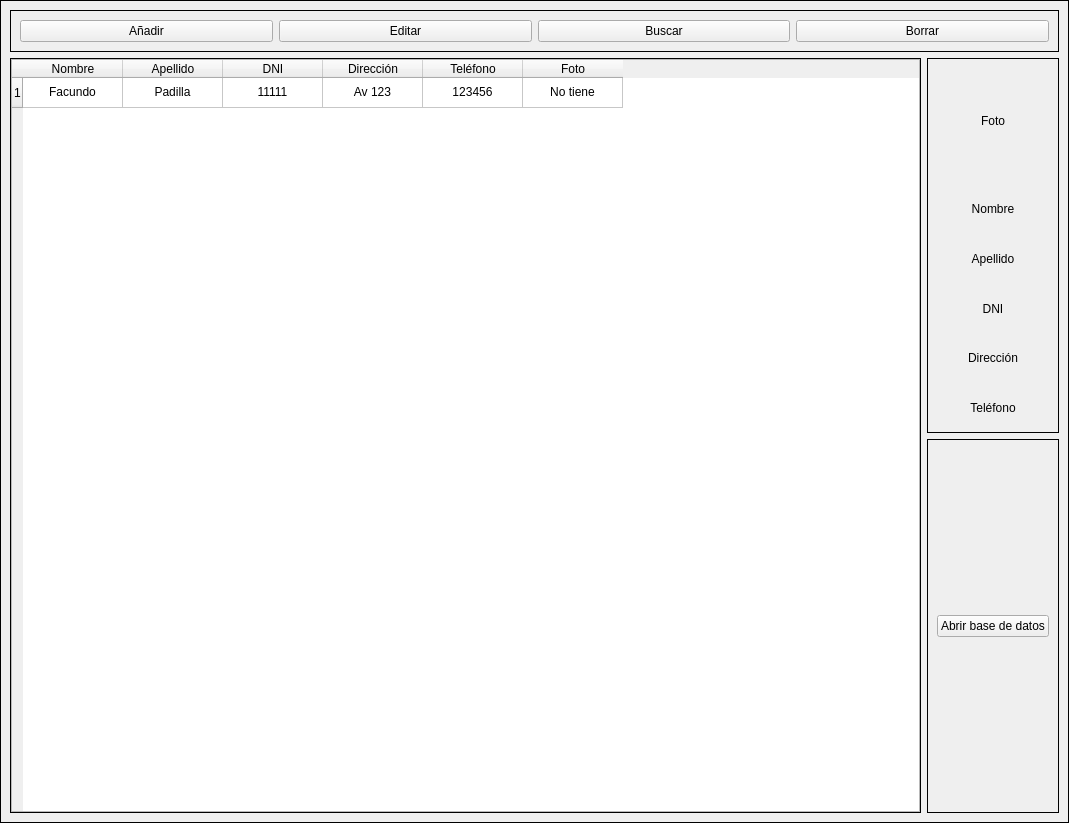
<?xml version="1.0" encoding="UTF-8"?>
<ui version="4.0">
 <class>MainWindow</class>
 <widget class="QMainWindow" name="MainWindow">
  <property name="geometry">
   <rect>
    <x>0</x>
    <y>0</y>
    <width>1069</width>
    <height>823</height>
   </rect>
  </property>
  <property name="windowTitle">
   <string>Editor de personas</string>
  </property>
  <widget class="QWidget" name="centralwidget">
   <layout class="QGridLayout" name="gridLayout">
    <property name="leftMargin">
     <number>0</number>
    </property>
    <property name="topMargin">
     <number>0</number>
    </property>
    <property name="rightMargin">
     <number>0</number>
    </property>
    <property name="bottomMargin">
     <number>0</number>
    </property>
    <item row="0" column="0">
     <widget class="QFrame" name="frame">
      <property name="frameShape">
       <enum>QFrame::Box</enum>
      </property>
      <property name="frameShadow">
       <enum>QFrame::Plain</enum>
      </property>
      <layout class="QGridLayout" name="gridLayout_4">
       <item row="0" column="0" colspan="2">
        <widget class="QFrame" name="frame_2">
         <property name="sizePolicy">
          <sizepolicy hsizetype="Preferred" vsizetype="Maximum">
           <horstretch>0</horstretch>
           <verstretch>0</verstretch>
          </sizepolicy>
         </property>
         <property name="frameShape">
          <enum>QFrame::Box</enum>
         </property>
         <property name="frameShadow">
          <enum>QFrame::Plain</enum>
         </property>
         <layout class="QHBoxLayout" name="horizontalLayout">
          <item>
           <widget class="QPushButton" name="btnAdd">
            <property name="text">
             <string>Añadir</string>
            </property>
           </widget>
          </item>
          <item>
           <widget class="QPushButton" name="btnEditar_2">
            <property name="text">
             <string>Editar</string>
            </property>
           </widget>
          </item>
          <item>
           <widget class="QPushButton" name="btnBuscar">
            <property name="text">
             <string>Buscar</string>
            </property>
           </widget>
          </item>
          <item>
           <widget class="QPushButton" name="btnBorrar">
            <property name="text">
             <string>Borrar</string>
            </property>
           </widget>
          </item>
         </layout>
        </widget>
       </item>
       <item row="1" column="0" rowspan="2">
        <widget class="QFrame" name="frame_3">
         <property name="frameShape">
          <enum>QFrame::Box</enum>
         </property>
         <property name="frameShadow">
          <enum>QFrame::Plain</enum>
         </property>
         <layout class="QGridLayout" name="gridLayout_2">
          <property name="leftMargin">
           <number>0</number>
          </property>
          <property name="topMargin">
           <number>0</number>
          </property>
          <property name="rightMargin">
           <number>0</number>
          </property>
          <property name="bottomMargin">
           <number>0</number>
          </property>
          <property name="spacing">
           <number>0</number>
          </property>
          <item row="0" column="0">
           <widget class="QTableWidget" name="tabla">
            <property name="sizeAdjustPolicy">
             <enum>QAbstractScrollArea::AdjustIgnored</enum>
            </property>
            <property name="sortingEnabled">
             <bool>false</bool>
            </property>
            <attribute name="horizontalHeaderCascadingSectionResizes">
             <bool>false</bool>
            </attribute>
            <row>
             <property name="text">
              <string>1</string>
             </property>
            </row>
            <column>
             <property name="text">
              <string>Nombre</string>
             </property>
             <property name="textAlignment">
              <set>AlignCenter</set>
             </property>
            </column>
            <column>
             <property name="text">
              <string>Apellido</string>
             </property>
             <property name="textAlignment">
              <set>AlignCenter</set>
             </property>
            </column>
            <column>
             <property name="text">
              <string>DNI</string>
             </property>
            </column>
            <column>
             <property name="text">
              <string>Dirección</string>
             </property>
             <property name="textAlignment">
              <set>AlignCenter</set>
             </property>
            </column>
            <column>
             <property name="text">
              <string>Teléfono</string>
             </property>
             <property name="textAlignment">
              <set>AlignCenter</set>
             </property>
            </column>
            <column>
             <property name="text">
              <string>Foto</string>
             </property>
             <property name="textAlignment">
              <set>AlignCenter</set>
             </property>
            </column>
            <item row="0" column="0">
             <property name="text">
              <string>Facundo</string>
             </property>
             <property name="textAlignment">
              <set>AlignCenter</set>
             </property>
            </item>
            <item row="0" column="1">
             <property name="text">
              <string>Padilla</string>
             </property>
             <property name="textAlignment">
              <set>AlignCenter</set>
             </property>
            </item>
            <item row="0" column="2">
             <property name="text">
              <string>11111</string>
             </property>
             <property name="textAlignment">
              <set>AlignCenter</set>
             </property>
            </item>
            <item row="0" column="3">
             <property name="text">
              <string>Av 123</string>
             </property>
             <property name="textAlignment">
              <set>AlignCenter</set>
             </property>
            </item>
            <item row="0" column="4">
             <property name="text">
              <string>123456</string>
             </property>
             <property name="textAlignment">
              <set>AlignCenter</set>
             </property>
            </item>
            <item row="0" column="5">
             <property name="text">
              <string>No tiene</string>
             </property>
             <property name="textAlignment">
              <set>AlignCenter</set>
             </property>
            </item>
           </widget>
          </item>
         </layout>
        </widget>
       </item>
       <item row="1" column="1">
        <widget class="QFrame" name="frame_5">
         <property name="frameShape">
          <enum>QFrame::Box</enum>
         </property>
         <property name="frameShadow">
          <enum>QFrame::Plain</enum>
         </property>
         <layout class="QGridLayout" name="gridLayout_3">
          <property name="sizeConstraint">
           <enum>QLayout::SetDefaultConstraint</enum>
          </property>
          <property name="leftMargin">
           <number>2</number>
          </property>
          <property name="topMargin">
           <number>2</number>
          </property>
          <property name="rightMargin">
           <number>2</number>
          </property>
          <property name="bottomMargin">
           <number>2</number>
          </property>
          <item row="1" column="0">
           <widget class="QLabel" name="lblNombre">
            <property name="text">
             <string>Nombre</string>
            </property>
            <property name="alignment">
             <set>Qt::AlignCenter</set>
            </property>
           </widget>
          </item>
          <item row="3" column="0">
           <widget class="QLabel" name="lblDni">
            <property name="text">
             <string>DNI</string>
            </property>
            <property name="alignment">
             <set>Qt::AlignCenter</set>
            </property>
           </widget>
          </item>
          <item row="2" column="0">
           <widget class="QLabel" name="lblApellido">
            <property name="text">
             <string>Apellido</string>
            </property>
            <property name="alignment">
             <set>Qt::AlignCenter</set>
            </property>
           </widget>
          </item>
          <item row="4" column="0">
           <widget class="QLabel" name="lblDireccion">
            <property name="text">
             <string>Dirección</string>
            </property>
            <property name="alignment">
             <set>Qt::AlignCenter</set>
            </property>
           </widget>
          </item>
          <item row="5" column="0">
           <widget class="QLabel" name="lblTel">
            <property name="text">
             <string>Teléfono</string>
            </property>
            <property name="alignment">
             <set>Qt::AlignCenter</set>
            </property>
           </widget>
          </item>
          <item row="0" column="0">
           <widget class="QLabel" name="lblFoto">
            <property name="minimumSize">
             <size>
              <width>120</width>
              <height>120</height>
             </size>
            </property>
            <property name="maximumSize">
             <size>
              <width>120</width>
              <height>120</height>
             </size>
            </property>
            <property name="text">
             <string>Foto</string>
            </property>
            <property name="alignment">
             <set>Qt::AlignCenter</set>
            </property>
           </widget>
          </item>
         </layout>
        </widget>
       </item>
       <item row="2" column="1">
        <widget class="QFrame" name="frame_4">
         <property name="frameShape">
          <enum>QFrame::Box</enum>
         </property>
         <property name="frameShadow">
          <enum>QFrame::Plain</enum>
         </property>
         <layout class="QVBoxLayout" name="verticalLayout">
          <item>
           <widget class="QPushButton" name="btnAbrir">
            <property name="text">
             <string>Abrir base de datos</string>
            </property>
           </widget>
          </item>
         </layout>
        </widget>
       </item>
      </layout>
     </widget>
    </item>
   </layout>
  </widget>
 </widget>
 <resources/>
 <connections/>
</ui>
